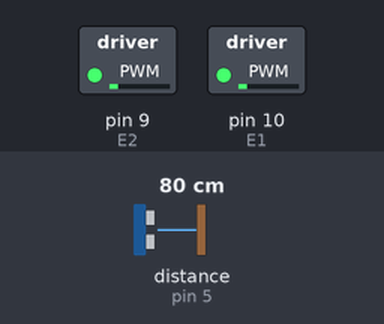
Bench run of a sketch on a simulated Arduino Uno, built with avr-gcc and run on an emulated ATmega328P. Shown: switched loads named in the sketch (green lamp = pin HIGH). Inputs (shaded band) come from the test bench; at power-on: distance to the obstacle (sensor on pin 5) 80 cm. The echo pulse lasts 58.3 µs per cm.

Above: at 0.15 s.
At 0.75 s:
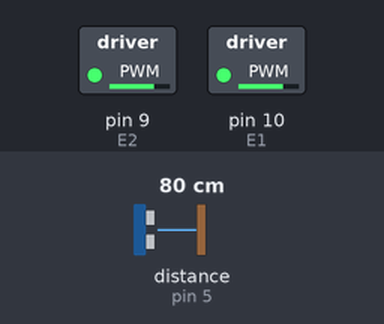
At 1.1 s:
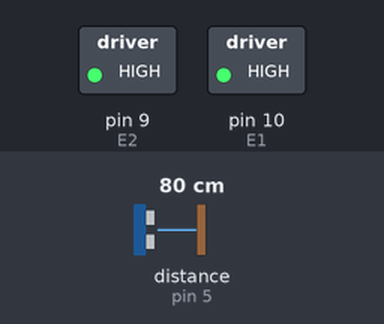
Timing chart, 0 to 2.6 s (numbered marks = the images above):
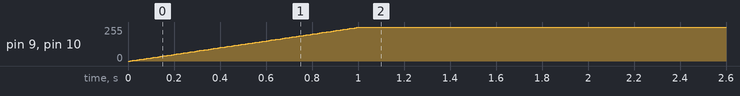

The sketch:

Motor_4_18_2017.ino
```cpp
#include <NewPing.h>  // This is using a update to the ping
// See this website.  Add the library to your librarys folder C:\Program Files (x86)\Arduino\libraries
// http://playground.arduino.cc/Code/NewPing

//This is part of the NewPing.  Update your pin location here, depending on how you have it set up.
#define TRIGGER_PIN  6
#define ECHO_PIN     5
#define MAX_DISTANCE 200 //Max distance to look in cm

//Function prototypes
/*
void Forward(void); // Turns off all reverse and ramps engines up to max
void Stop(void); //Set speed to zero and turn off forward and reverse
void Turn(void); //Makes a turn to avoid obstacle
*/

class Drive
{
 private:
      int E1 = 10;  // Passengers Side
      int M1 = 13; // Forward
      int M1_R = 12; // Reverse
      int E2 = 9;    //Drivers Side
      int M2 = 8; // Forward
      int M2_R = 7; // Reverse
 public:
      void Forward(void);
      void TurnLeft(void);
      void TurnRight(void);
      void Backward(void);
      void Stop(void);
       Drive(void);
};

//This is for the L298N motor controller.  The values are the pin locations
//that you use to connect the ENA(E1), IN1(M1), IN2(M1_R), ENA(E2), IN4(M2), and IN3(M2_R)
//ENA and ENB are the variable power for the motor
//IN1 and IN2 are on/off for forward or reverse for motor A
//IN4 and IN3 are on/off for forward or reverse for motor B
//If one or both motors are running backwards, you can switch the power to the motor (OUT1 and OUT2 or OUT3 and OUT4)
//Or, you can switch the pin connections
//Or, in the code below, you could switch the pin numbers.
//Try it all and see what works best for you.
/*

 int E1 = 10;  // Passengers Side
int M1 = 13; // Forward
int M1_R = 12; // Rev
int E2 = 9;    //Drivers Side
int M2 = 8; // Forward
int M2_R = 7; // Rev
*/

//Motor speed calibration.  Run it on the floor with both values at 255
//It will curve left or right.  Curving left means that the right motor is going faster.
//Curving to the right means the left motor is going faster.
//Leave your slower motor at 255.  Change the value down for you faster motor.
//Repeat until it runs straight (unless you wanted it to run in big circles).
int M1_PWM=255; // Motor 1 was my slower motor
int M2_PWM=255; // Motor 2 was my faster motor (so its max speed is scaled down. Drivers side with respect to the ultrasonic sensor

//Constructor for the Ultrasonic distance finder to create an instance sonar as a global
NewPing sonar(TRIGGER_PIN, ECHO_PIN, MAX_DISTANCE);

bool stopped = 1; //Trigger that the motors are stopped.

void setup()
{
  //Set up all of the pins used for the motor as output pins
   /* pinMode(E1, OUTPUT); //speed for passengers side motor
    pinMode(M1, OUTPUT);    //HIGH if forward, LOW not forward
    pinMode(M1_R, OUTPUT);  //HIGH if reverse, LOW not reverse

    pinMode(E2, OUTPUT);  //speed for drivers side
    pinMode(M2, OUTPUT); // forward
    pinMode(M2_R, OUTPUT);   //rev
*/
Drive setupDrive();
}

void loop() //Note, loop repeats infinitely
{
  Drive MyDrive;
  int ping_dist; // Variable to store the ping distance.  Distance is in cm
  if (stopped)  //If it is not stopped and the sonar is not triggered, it is moving forward and will stay moving forward
  {
    MyDrive.Forward();
    stopped=0;
  }
  // Both engines are moving forward at this point
  delay(50); // 50 ms delay --- This is a delay to make sure that the sonar has had time to reset.  Some delay here is typically needed

  ping_dist=sonar.ping_cm(); // Get a ping value
  // ping will be zero if nothing detected, or will be a value in cm, if something is detected

  if(ping_dist > 0)
  MyDrive.Stop();
  while (ping_dist>0&&ping_dist<30) // If ping is greater than 0 (that is non-zero), but less than 30, trigger a change angle
  {
  /*  MyDrive.Stop();
    delay(100); //This delay of 0.1 second is in here just to make it easier to see what the motor is doing.
    //This delay is completely unecessary.
    MyDrive.TurnLeft();
    MyDrive.Stop();
    stopped=1; // motor was stopped
    ping_dist=sonar.ping_cm(); // Get a new ping value
  */
  MyDrive.Stop();
  }

}

 void Drive::Forward(void)
{
    analogWrite(E1,0); //Speed 0 Motor 1
    analogWrite(E2,0); //Speed 0 Motor 2
    digitalWrite(M1_R,LOW); //Turn off reverse, to make sure
    digitalWrite(M2_R,LOW); //Turn off reverse, to make sure
    digitalWrite(M1,HIGH);  //Motor 1 forward on
    digitalWrite(M2, HIGH); //Motor 2 forward on
    //You could replace the for loop with just analogWrite(E1,M1_PWM); analogWrite(E2,M2_PWM)
    for (int i(0);i<101;i++) //This is not really necessary for this system.  But, for a large machine, you would need to ramp up speed gradually
    {
      analogWrite(E1,M1_PWM*i/100); //Ramp motor 1 speed up
      analogWrite(E2,M2_PWM*i/100); //Ramp motor 2 speed up
      delay(10);
    }
  return;
}

void Drive::Stop(void)
{
      for (int i(100);i<0;i--) // Again, you could just set speed to zero for this small system, but for a large system, this ramp down would be needed
    {
      analogWrite(E1,M1_PWM*i/100); //Ramp motor 1 speed down
      analogWrite(E2,M2_PWM*i/100); //Ramp motor 2 speed down
      delay(10);
    }
    digitalWrite(M1_R,LOW); //Turn off reverse
    digitalWrite(M2_R,LOW); //Turn off reverse
    digitalWrite(M1,LOW);  //Turn off forward
    digitalWrite(M2, LOW); //Turn off forward
  return;
}

void Drive::TurnLeft(void)
{
    digitalWrite(M1_R,HIGH); //turn (Motor 1 in reverse motor 2 forward
    digitalWrite(M2,HIGH);

        for (int i(0);i<101;i++) //Ramp up speed
    {
      analogWrite(E1,M1_PWM*i/100); //Ramp motor 1 speed down
      analogWrite(E2,M2_PWM*i/100); //Ramp motor 2 speed down
      delay(10);
    }

    delay(50); //This is the time for turning at full speed.  Note that as your batteries run out, the turns will get shorter.
  }

 Drive::Drive()
  {
    int E1 = 10;  // Passengers Side
      int M1 = 13; // Forward
      int M1_R = 12; // Rev
      int E2 = 9;    //Drivers Side
      int M2 = 8; // Forward
      int M2_R = 7; // Rev
    }
```

Measured:
- by itself, pin 9 (E2), pin 10 (E1): moves from 0/255 to 255/255 over 0.99 s
